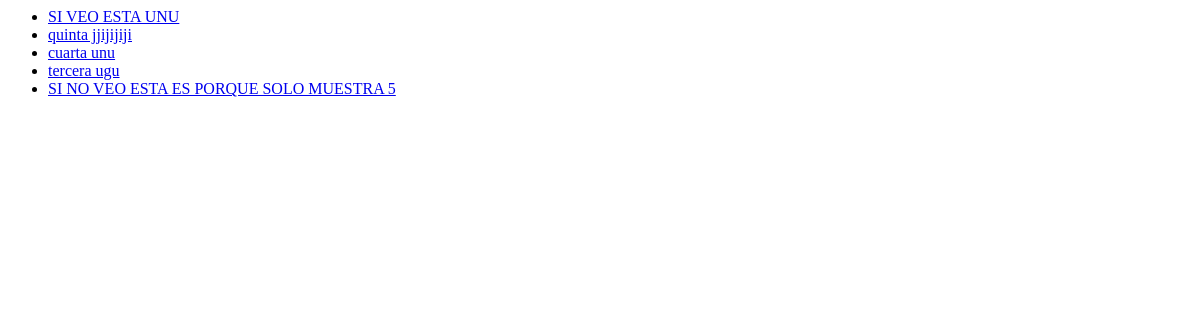
Before: / with the older database file.
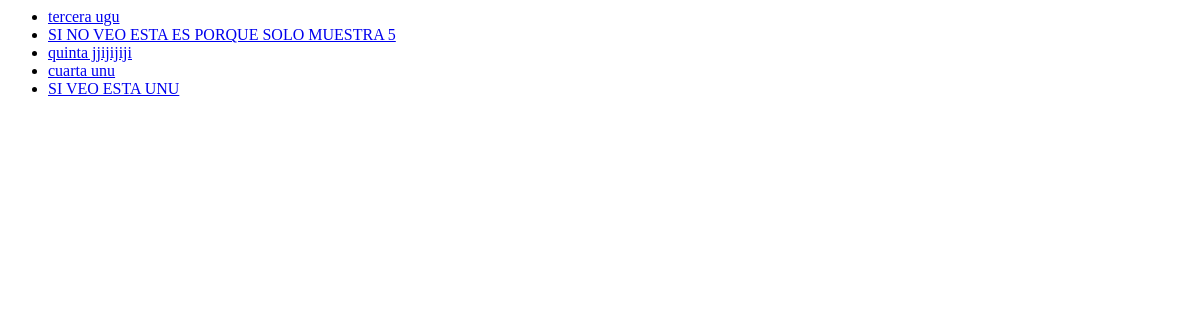
After: the same page with the newer database file.
### MiprimerApp/models.py (models this page shows, shortened)
class Question(models.Model):
    question_text = models.CharField(max_length=200)
    pub_date = models.DateTimeField('date published')

### MiprimerApp/views.py (the view)
# urls.py: path('', views.IndexView.as_view(), name='index'),
class IndexView(generic.ListView):
    template_name = 'MiprimerApp/index.html'
    context_object_name = 'latest_question_list'
    def get_queryset(self):
        return Question.objects.filter(pub_date__lte=timezone.now()).order_by('-pub_date')[:5]

### MiprimerApp/templates/MiprimerApp/index.html
{% if latest_question_list %}
    <ul>
    {% for question in latest_question_list %}
        <li><a href="{% url 'miprimerapp:detail' question.id %}">{{ question.question_text }}</a></li>
    {% endfor %}
    </ul>
{% else %}
    <p>No polls are available.</p>
{% endif %}

Changed rows visible on the page:
shown differently, row unchanged: Question "tercera ugu": moves up the list
changed Question "SI NO VEO ESTA ES PORQUE SOLO MUESTRA 5": moves up the list
changed Question "SI VEO ESTA UNU": moves down the list
